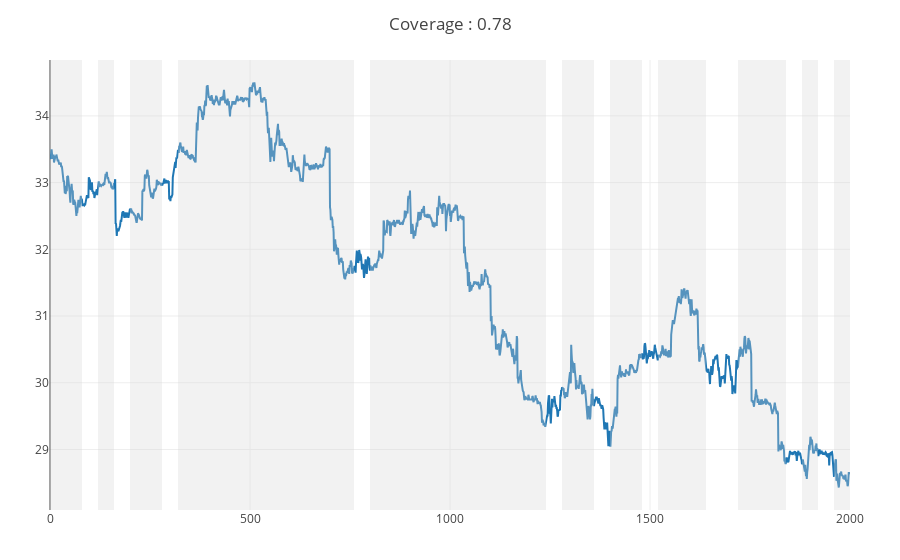

Notebook source saved alongside this figure:
### Code cell
x, y, control, signal, xt, yt, controlt = loadsimulpaper(papers[3])
xp = x[signal, :]
yp = y[signal, :]
pc.plotprevisibility(control.lastPrice, signal)

### Figure 1 — Plotly figure (JSON) as saved in the notebook; plotly's stock layout.template omitted (floating-point values rounded to 4 significant figures; data arrays with more than 128 entries replaced by an {"elided": "..."} marker saying what was removed)
{"data": [{"type": "scatter", "y": {"elided": "2000 float values"}}], "layout": {"autosize": true, "margin": {"b": 50, "l": 50, "r": 50, "t": 60}, "shapes": [{"fillcolor": "#d3d3d3", "line": {"width": 0}, "opacity": 0.3, "type": "rect", "x0": 1, "x1": 80, "xref": "x", "y0": 0, "y1": 1, "yref": "paper"}, {"fillcolor": "#d3d3d3", "line": {"width": 0}, "opacity": 0.3, "type": "rect", "x0": 120, "x1": 160, "xref": "x", "y0": 0, "y1": 1, "yref": "paper"}, {"fillcolor": "#d3d3d3", "line": {"width": 0}, "opacity": 0.3, "type": "rect", "x0": 200, "x1": 280, "xref": "x", "y0": 0, "y1": 1, "yref": "paper"}, {"fillcolor": "#d3d3d3", "line": {"width": 0}, "opacity": 0.3, "type": "rect", "x0": 320, "x1": 760, "xref": "x", "y0": 0, "y1": 1, "yref": "paper"}, {"fillcolor": "#d3d3d3", "line": {"width": 0}, "opacity": 0.3, "type": "rect", "x0": 800, "x1": 1240, "xref": "x", "y0": 0, "y1": 1, "yref": "paper"}, {"fillcolor": "#d3d3d3", "line": {"width": 0}, "opacity": 0.3, "type": "rect", "x0": 1280, "x1": 1360, "xref": "x", "y0": 0, "y1": 1, "yref": "paper"}, {"fillcolor": "#d3d3d3", "line": {"width": 0}, "opacity": 0.3, "type": "rect", "x0": 1400, "x1": 1480, "xref": "x", "y0": 0, "y1": 1, "yref": "paper"}, {"fillcolor": "#d3d3d3", "line": {"width": 0}, "opacity": 0.3, "type": "rect", "x0": 1520, "x1": 1640, "xref": "x", "y0": 0, "y1": 1, "yref": "paper"}, {"fillcolor": "#d3d3d3", "line": {"width": 0}, "opacity": 0.3, "type": "rect", "x0": 1720, "x1": 1840, "xref": "x", "y0": 0, "y1": 1, "yref": "paper"}, {"fillcolor": "#d3d3d3", "line": {"width": 0}, "opacity": 0.3, "type": "rect", "x0": 1880, "x1": 1920, "xref": "x", "y0": 0, "y1": 1, "yref": "paper"}, {"fillcolor": "#d3d3d3", "line": {"width": 0}, "opacity": 0.3, "type": "rect", "x0": 1960, "x1": 2000, "xref": "x", "y0": 0, "y1": 1, "yref": "paper"}], "title": {"text": "Coverage : 0.78"}, "xaxis": {"autorange": true, "range": [0, 2000]}, "yaxis": {"autorange": true, "range": [28.09, 34.84], "type": "linear"}}}
